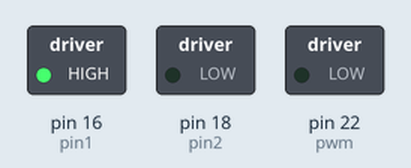
This program was run on a simulated Raspberry Pi (header pin numbers). Parts: switched loads named in the program (green lamp = pin HIGH).

Above: at 0.05 s.
At 3.8 s:
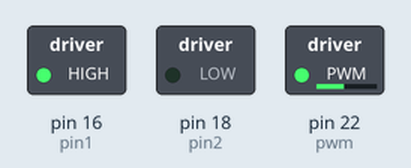
At 7.6 s:
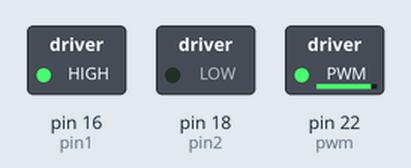
At 15.2 s:
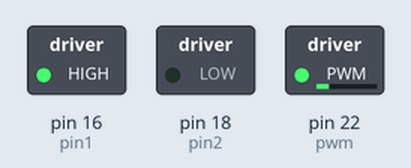
Timing chart, 0 to 19.3 s (numbered marks = the images above):
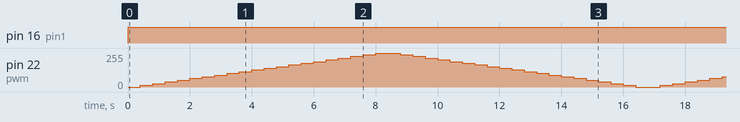

Measured:
- by itself, pin 16 (pin1): LOW → HIGH at 0.00 s

The program:

motor_speed_control.py
```python
import time
import RPi.GPIO as GPIO

# Setting pins board mode
GPIO.setmode(GPIO.BOARD)  # or GPIO.setmode(GPIO.BCM)

# Disable warnings
GPIO.setwarnings(False)

# Setup channels
pwm = 22
pin1 = 16
pin2 = 18

GPIO.setup(pwm, GPIO.OUT, initial=GPIO.LOW)
GPIO.setup(pin1, GPIO.OUT, initial=GPIO.LOW)
GPIO.setup(pin2, GPIO.OUT, initial=GPIO.LOW)

p = GPIO.PWM(pwm, 50) # channel=22 frequency=50Hz
p.start(0)
try:
    while True:
        GPIO.output(pin1, GPIO.HIGH)
        GPIO.output(pin2, GPIO.LOW)
        for dc in range(0, 101, 5):
            p.ChangeDutyCycle(dc)
            time.sleep(0.4)
        for dc in range(100, -1, -5):
            p.ChangeDutyCycle(dc)
            time.sleep(0.4)

except KeyboardInterrupt:
    p.stop()
    GPIO.cleanup()
    
```
